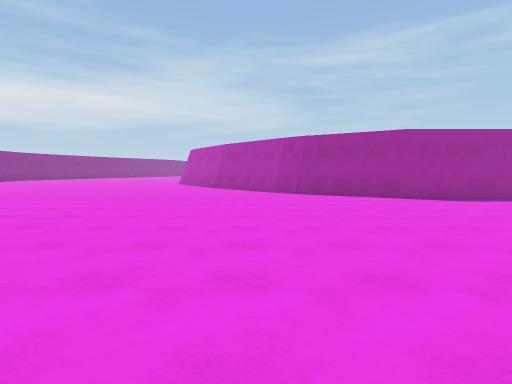
view 1 (above)

21 first-person views from a walk through a 3-D level made in the Unity game engine. The camera is 1.5 m above the floor, tilts 4° down and sees 80° across. The floor is counted in squares, 2 m on a side. Each view is taken from the middle of a square. On the plan, view 1 faces up. The plan holds only what a view shows up to about 10 squares ahead; the rest is blank. The place goes on beyond the plan.

view 2
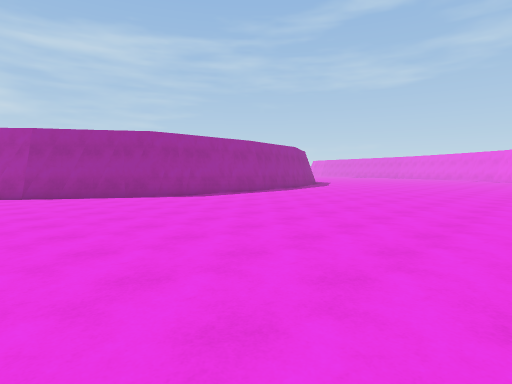

view 3
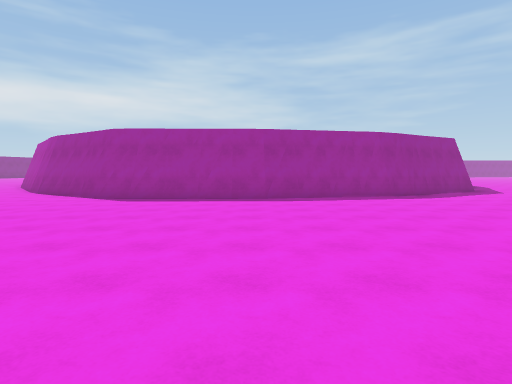

view 4
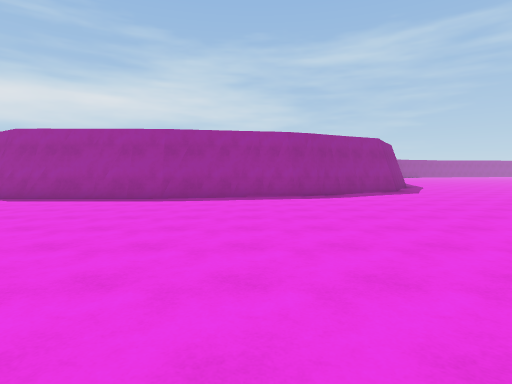

view 5
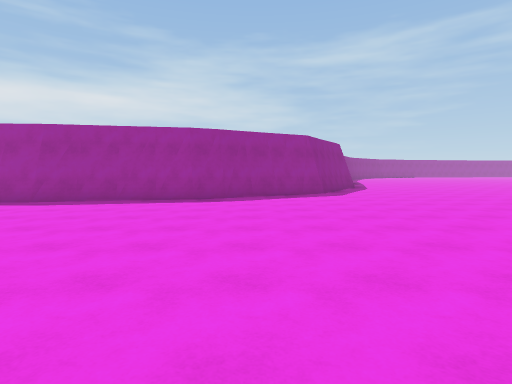

view 6
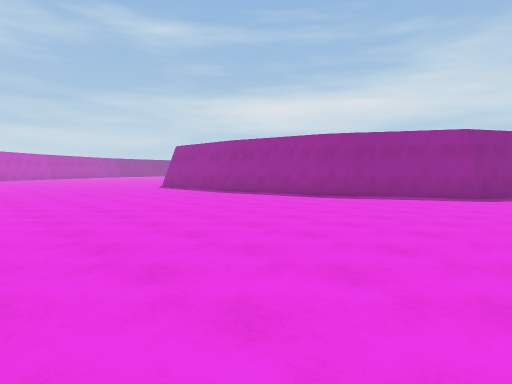

view 7
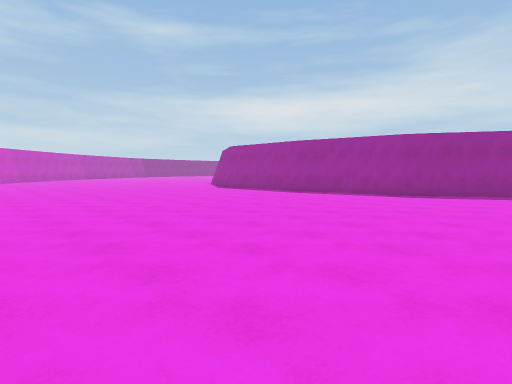

view 8
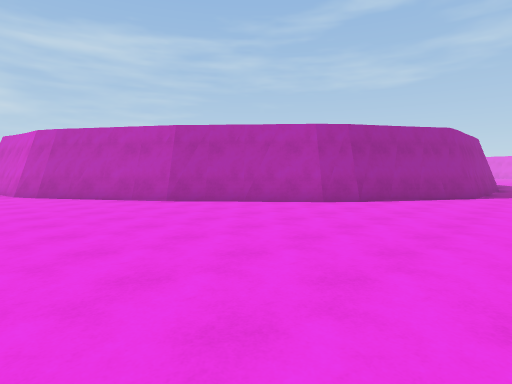

view 9
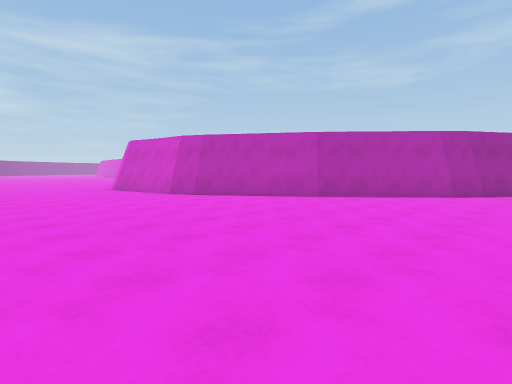

view 10
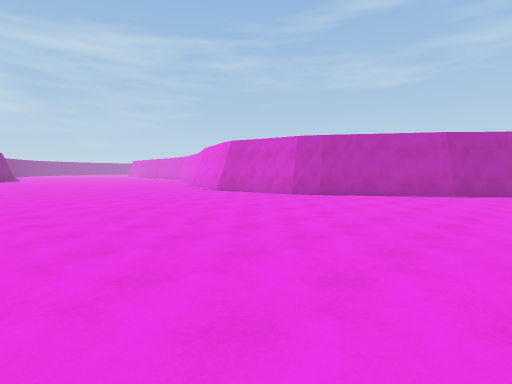

view 11
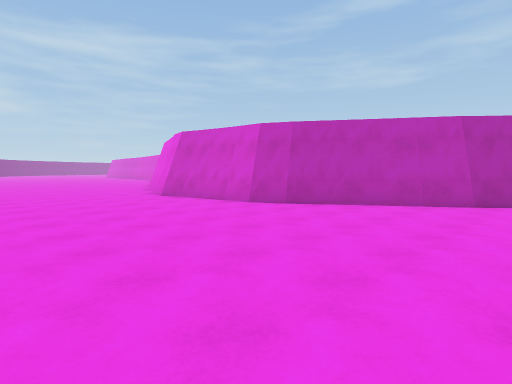

view 12
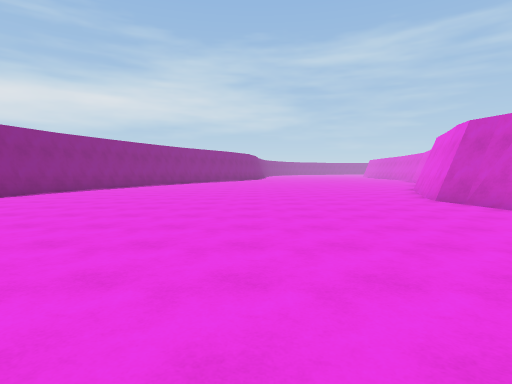

view 13
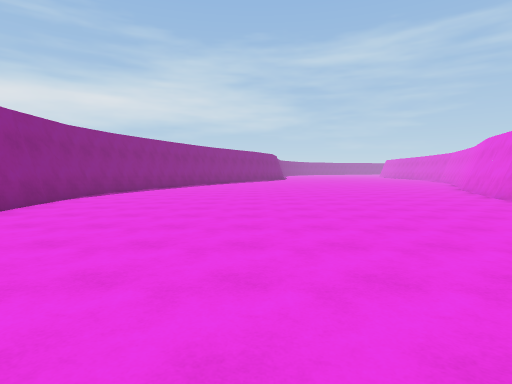

view 14
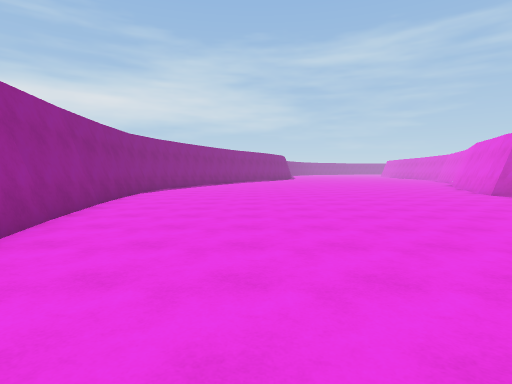

view 15
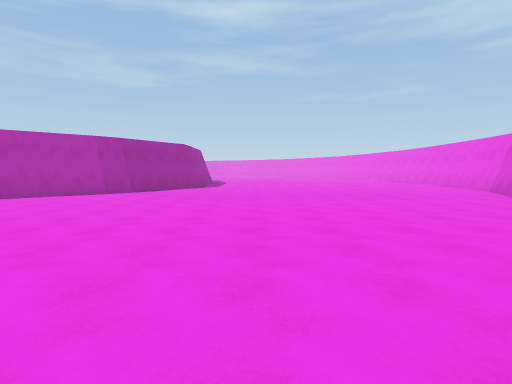

view 16
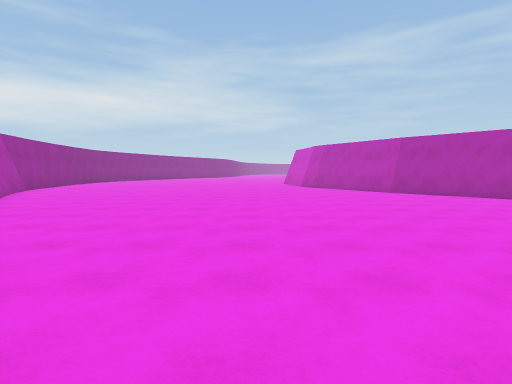

view 17
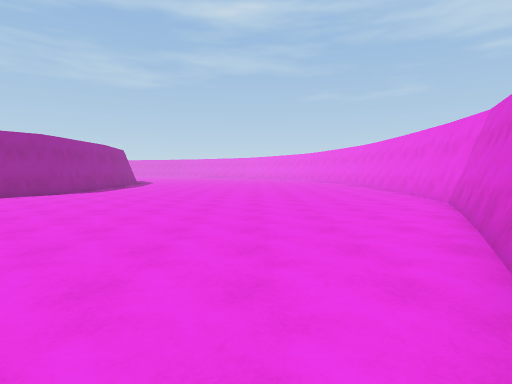

view 18
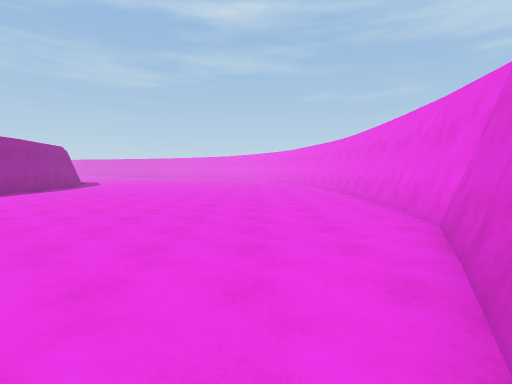

view 19
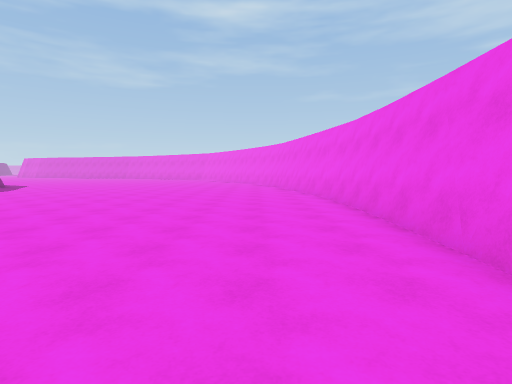

view 20
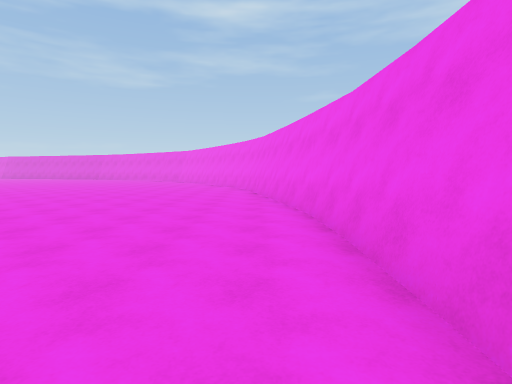

view 21
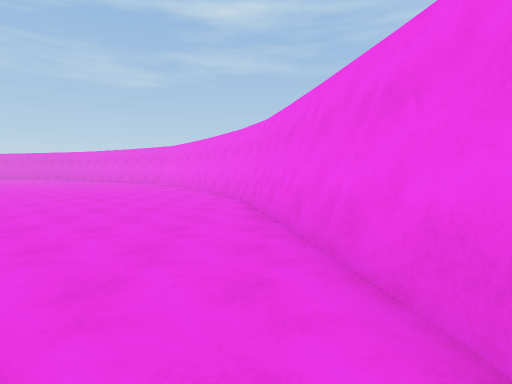

### Floor plan
Points are (right, up) in squares from view 1. A wall is a line through its corners. A room is listed if a view was taken in it or the views show most of it. See-through windows are left out.
Room 1 (views 1, 2, 3, 4, 5, 6, 7, 8, 9, 10, 11, 12, 13, 14, 15, 16, 17, 18, 19, 20, 21)
walls: (0.8, 11.3) (-1.6, 14); (3.1, 9.9) (2.6, 10.2); (-1.9, 14.4) (-4.1, 17.8); (9.3, 8.8) (4.5, 8.8) (1.5, 10.7) (0.7, 11.4); (-4.1, 17.7) (-4.6, 18.6); (-3.8, -0.1) (1.1, -2.7) (2.9, -2.9); (-4.4, 18.6) (-4.5, 19.5); (-4.6, 19.4) (-5.1, 21.9) (-4.9, 22.9); (2.8, -2.8) (6.6, -3); (2.8, -3.1) (10.3, -3.2); (13.3, 9.7) (9.2, 8.9); (14, 10.1) (13.1, 9.7); (14.1, 9.9) (13.2, 9.6); (-4.9, 22.8) (-4.4, 24.1); (-14.9, 12.7) (-14.1, 11.3); (-15.2, 13.1) (-15, 12.6); (10.2, -3.1) (14.1, -2.4); (-16.2, 16.6) (-15.8, 15.3); (-16.4, 16.5) (-16.2, 15.8); (14.5, -2.4) (17.1, -2); (18, 13.1) (17.3, 12) (14, 10); (16.9, -1.8) (18.8, -1); (18.7, -1.1) (19.1, -0.9); (-17.1, 23.2) (-16.4, 17.2); (-16.8, 24.1) (-17, 23.1)
low walls: (14.6, 10.2) (14.1, 9.9); (8.3, -3.1) (10.3, -3); (16.6, 11.2) (15.7, 10.8); (17.5, 11.6) (17, 11.4); (14.5, -2.2) (17, -1.7); (-16.9, 22.9) (-16.8, 20.9)

Where each view was taken, in squares from view 1:
view 1: 0 up, 0 right, facing up
view 2: 0 up, 0 right, facing up-right
view 3: 0 up, 9 right, facing up
view 4: 0 up, 12 right, facing up
view 5: 1 up, 15 right, facing up
view 6: 1 up, 19 right, facing up-left
view 7: 1 down, 17 right, facing up-left
view 8: 7 up, 6 left, facing up-right
view 9: 9 up, 10 left, facing up-right
view 10: 12 up, 13 left, facing up-right
view 11: 13 up, 10 left, facing up-right
view 12: 14 up, 10 left, facing up
view 13: 14 up, 12 left, facing up
view 14: 12 up, 13 left, facing up
view 15: 6 up, 10 left, facing right
view 16: 3 up, 7 left, facing up
view 17: 2 up, 6 left, facing right
view 18: 0 up, 3 left, facing right
view 19: 1 down, 2 right, facing right
view 20: 2 down, 5 right, facing right
view 21: 2 down, 9 right, facing right
